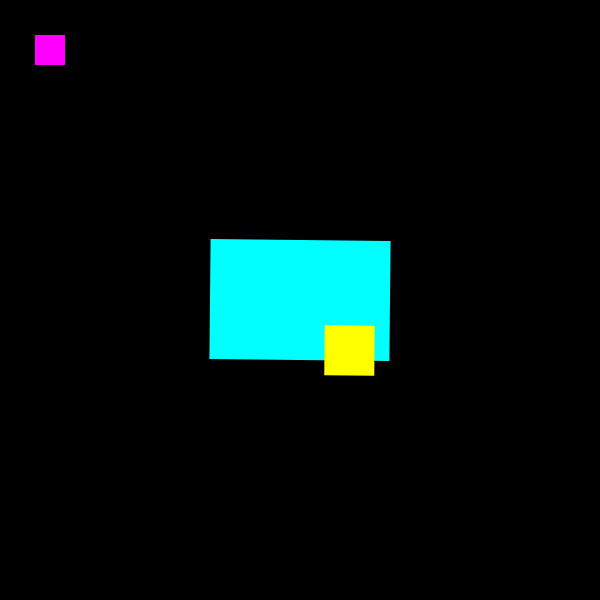
Frame 1 (no input)
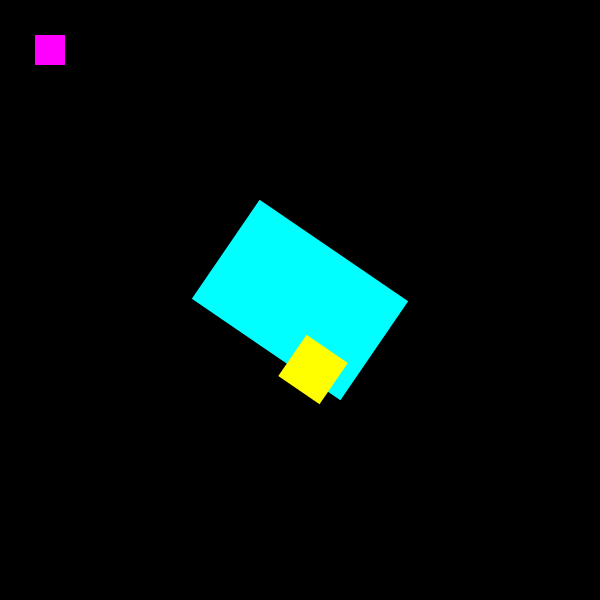
Frame 60 (no input)
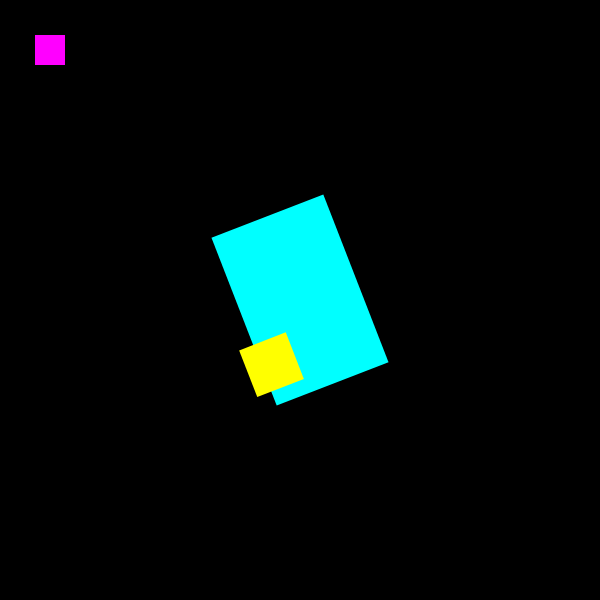
Frame 120 (the mouse pressed at the canvas centre since frame 60)

The p5.js sketch that drew these frames (run headless with seeded random() and noise() and a simulated clock; from frame 60 on, the mouse is pressed at the canvas centre):

// p5.js sketch
// ── sketch.js
// IMA NYU Shanghai
// The Nature of Code
// MOQN
// Feb 9 2017

function setup() {
  createCanvas(600, 600);
  noStroke();
  rectMode(CENTER);
}

function draw() {
  background(0);

  push();
  translate(width / 2, height / 2);
  rotate(frameCount * 0.01);
  fill(0, 255, 255);
  rect(0, 0, 180, 120);
  fill(255, 255, 0);
  rect(50, 50, 50, 50);
  pop();

  // this circle won't be affected by translate(width/2, height/2);
  // equivalent to pushMatrix() and popMatrix() in Processing, in this case.
  fill(255, 0, 255);
  rect(50, 50, 30, 30);
}
